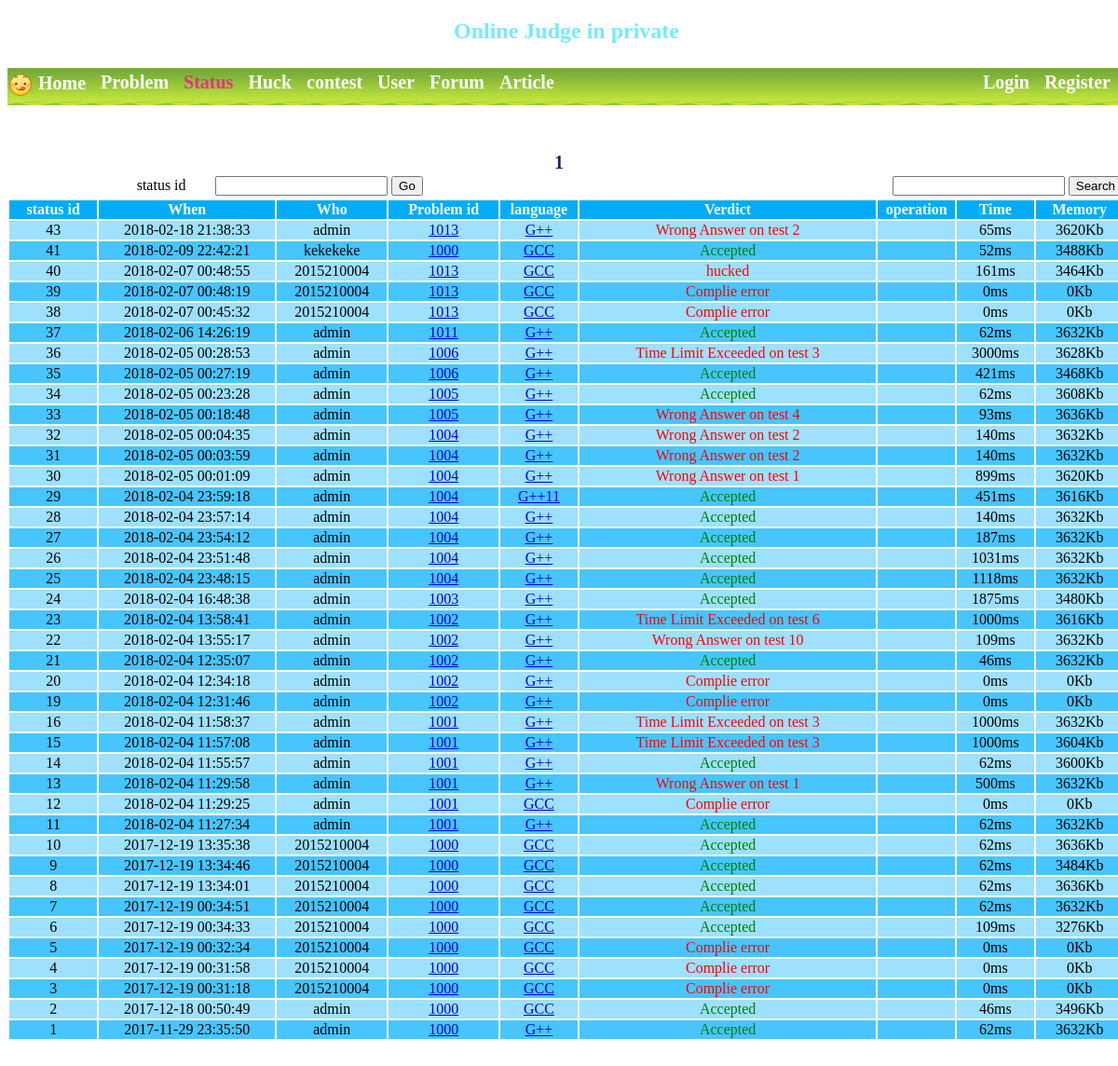
Before: /Html/Status.php with the older database file.
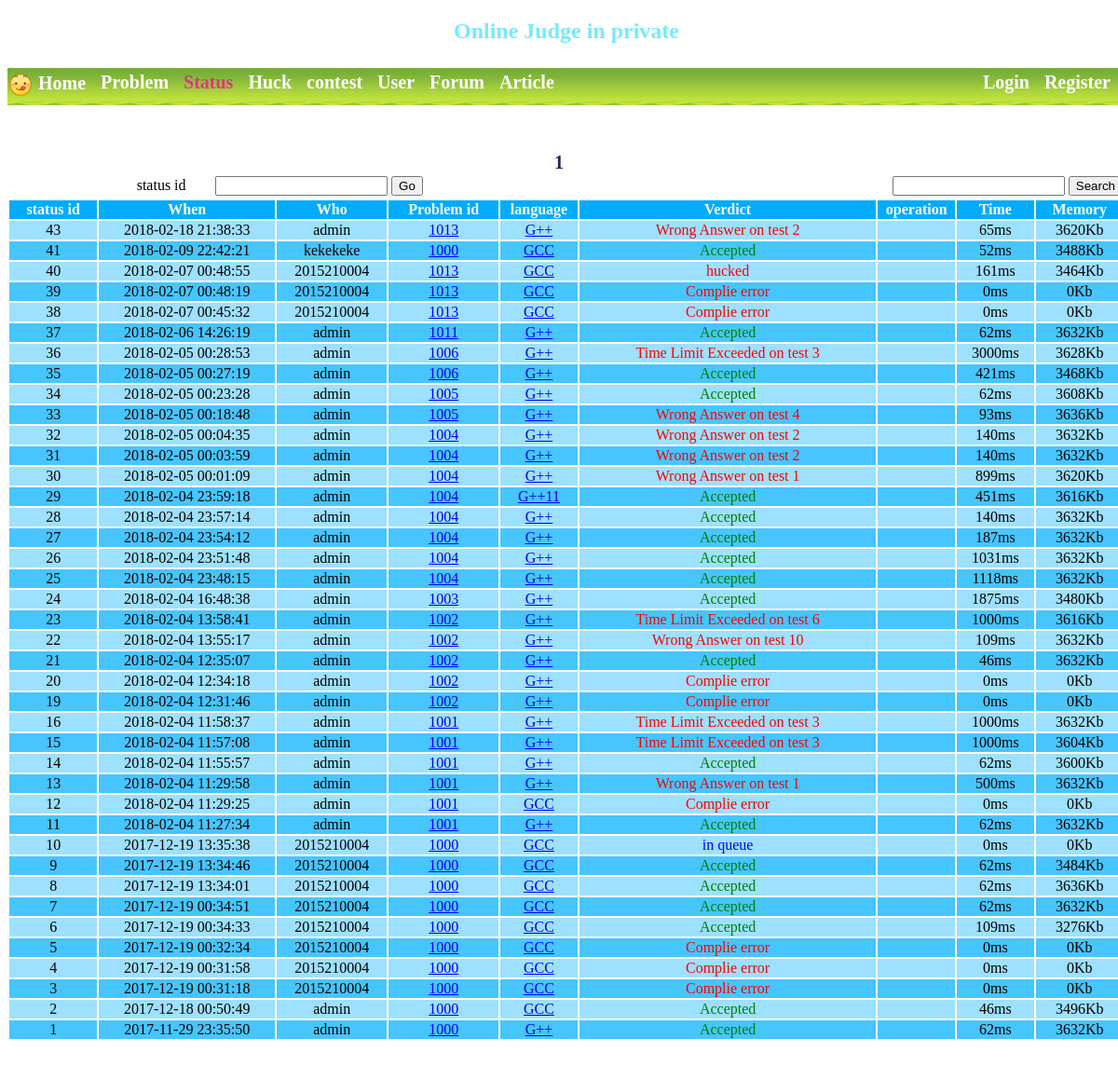
After: the same page with the newer database file.
### tables this page shows
CREATE TABLE IF NOT EXISTS `pro_submit` (
  `id` int(11) NOT NULL,
  `pro_id` int(11) NOT NULL,
  `language` int(11) NOT NULL,
  `result` int(11) NOT NULL,
  `u_time` int(11) NOT NULL,
  `u_memory` int(11) NOT NULL,
  `user_id` int(11) NOT NULL,
  `_date` datetime NOT NULL,
  `huck` int(11) NOT NULL,
  `code` varchar(20000) NOT NULL,
  `compile` varchar(900) NOT NULL,
  PRIMARY KEY (`id`),
  KEY `pro_id` (`pro_id`),
  KEY `result` (`result`),
  KEY `user_id` (`user_id`),
  KEY `language` (`language`)
);

CREATE TABLE IF NOT EXISTS `user_information` (
  `id` int(11) NOT NULL,
  `user_name` varchar(20) NOT NULL,
  `nike_name` varchar(20) NOT NULL,
  `password` varchar(100) NOT NULL,
  `authority` int(11) NOT NULL,
  `register_time` datetime NOT NULL,
  `last_loading_time` datetime NOT NULL,
  `cid_allow` int(11) NOT NULL,
  PRIMARY KEY (`id`),
  UNIQUE KEY `user_name` (`user_name`),
  KEY `cid_allow` (`cid_allow`),
  KEY `nike_name` (`nike_name`),
  KEY `user_name_2` (`user_name`)
);

### Php/Status.php (called while the page is built, shortened)
<?php
	function get_language($id){
		if ( $id == 1 ){
			return "GCC";
		}
		if ( $id == 2 ) {
			return "G++";
		}
		if ( $id == 3 ){
			return "G++11";
		}
		return "connect error";
	}
	function get_verdict($id){
		if ($id == 0) {
			return "in queue";
		}
		if ($id == 1) {
			return "Accepted";
		}
		if ($id == 8) {
			return "Complie error";
		}
		if ($id == -1) {
			return "hucked";
		}
		$p2 = "";
		if ($id >= 2000) {
			$t_id = $id % 1000;
			$p2 = " on test " . $t_id;
			$id = (int)($id / 1000);
		}
		$p1 = "";
		if ($id == 2) {
			$p1 = "Presentatior Error";
		}elseif ($id == 3) {
			$p1 = "Output Limit";
		}elseif ($id == 4) {
			$p1 = "Runtime Error";
		}elseif ($id == 5) {
			$p1 = "Memory Limit Exceeded";
		}elseif ($id == 6) {
			$p1 = "Time Limit Exceeded";
		}elseif ($id == 7) {
			$p1 = "Wrong Answer";
		}elseif ($id == 9) {
			$p1 = "runing";
		}
		return $p1. "" . $p2;
	}
	function get_id_name($conn,$u_id){
		$sql = "SELECT * FROM user_information WHERE id = '$u_id'";
		$result = mysqli_query($conn,$sql);
		while ($row = mysqli_fetch_array($result)) {
			return $row['user_name'];
		}
		return "connect error";
	}
	function get_status_number($conn){
		$sql = "SELECT COUNT(1) FROM pro_submit";
		$result = mysqli_query($conn,$sql);
		list($ans) = $result->fetch_row();
		return $ans;
	}
	function query_huck_allow($conn,$pid){
		$sql = "SELECT allow_huck FROM problem_information_4 WHERE pro_id = '$pid'";
		$result = mysqli_query($conn,$sql);
		while ($row = mysqli_fetch_array($result)) {
			return $row['allow_huck'] == 1;
		}
		return false;
	}
?>

### Html/Status.php (the view, shortened to what this page needs)
<?php
	include "../Php/Public_1.php";
	include '../Php/Status.php';
	function get_color_of_result($number){
		if ($number == 1) {
			echo "result_ACcolor";
		}else if ($number == 0 OR $number >= 9000) {
			echo "result_RUNcolor";
		}else{
			echo "result_ERcolor";
		}
	}
?>
<!DOCTYPE html>
<html>
<head>
	<link rel="stylesheet" type="text/css" href="../Css/Home.css">
	<link rel="stylesheet" type="text/css" href="../Css/public_1.css">
	<link rel="stylesheet" type="text/css" href="../Css/problem.css">
</head>
<body>
	<div id="package">
		<div id="head">
			<h2>
				<span class="_blue_1">Online Judge in private</span>
			</h2>
		</div>
		<div id="menu_backgound">
			<a href="index.php" class="menu_label_1 menu_a">
				<img id = "position_photo" src="../photo/display1.png">
				Home
			</a>
			<a href="problem.php" class="menu_label_1 menu_a">
				Problem
			</a>
			<a href="Status.php" class="menu_label_1 menu_a new_color_imp">
				Status
			</a>
			<a href="huck_display.php" class="menu_label_1 menu_a">
				Huck
			</a>
			<a href="Contest.php" class="menu_label_1 menu_a">
				contest
			</a>
			<a href="user.php" class="menu_label_1 menu_a">
				User
			</a>
			<a href="forum.php" class="menu_label_1 menu_a">
				Forum
			</a>
			<a href="article.php" class="menu_label_1 menu_a">
				Article
			</a>
					<?php
				if( $GLOBALS['loading_user_flag'] ){
					?>
						<a href="index.php?out=1" class="menu_label_1 menu_a float_imp_right">
							Sign out
						</a>
						<a href="mypage.php" class="menu_label_1 menu_a float_imp_right">
							<?php echo $GLOBALS['loading_username']; ?>
						</a>
					<?php
				}else{
					?>
						<a href="register.php" class="menu_label_1 menu_a float_imp_right">
							Register
						</a>
						<a href="loading.php" class="menu_label_1 menu_a float_imp_right">
							Login
						</a>
					<?php
				}
			?>
		</div>
	</div>
	<div id="problem_main_backgound">
		<?php
			$page_number = get_status_number($conn);
			$each_page_number = 100;
			$page_number_have = (int)(($page_number+$each_page_number-1)/$each_page_number);
			for ($i=1; $i <=$page_number_have ; $i++) {
				?>
					<a href="Status.php?page=<?php echo($i) ?>" class="page_a">
						<?php echo $i; ?>
					</a>
				<?php
			}
		?>
		<table width="1200px" align="center">
			<tbody>
				<tr>
					<td width="10%"> </td>
					<form>
						<td width="10%">status id</td>
						<td colspan="2" width="15%"><input type="text" name="ser_pro_id"></td>
						<td width="10%" align="left"><input type="submit" name="submit" value="Go"></td>
					</form>
					<td colspan="3" width="40%"> </td>
					<form>
						<td><input type="text" name="ser_pro_title"></td>
						<td><input type="submit" name="submit" value="Search"></td>
					</form>
				</tr>
			</tbody>
		</table>
		<table width="1200px" align="center">
			<tbody>
				<tr class="first_table">
					<td width="8%">status id</td>
					<td width="16%">When</td>
					<td width="10%">Who</td>
					<td width="10%">Problem id</td>
					<td width="7%">language</td>
					<td>Verdict</td>
					<td width="7%">operation</td>
					<td width="7%">Time</td>
					<td width="8%">Memory</td>
				</tr>
				<?php
					$page_now = 1;
					$begin_id = $page_number - $each_page_number * ($page_now - 1);
					$end_id = $begin_id - $each_page_number;
					if( $end_id < 0 ){
						$end_id = 0;
					}
					$sql = "SELECT * FROM pro_submit order by id desc LIMIT $end_id,$begin_id ";
					$result = mysqli_query($conn,$sql);
					$here_row = 0;
					while ($row = mysqli_fetch_array($result)) {
						$here_row++;
						?>
							<tr class="<?php if($here_row%2==0){echo('odd_table');}else{echo('even_table');} ?>">
								<td><?php echo $row['id']; ?></td>
								<td><?php echo $row['_date']; ?></td>
								<td><?php echo get_id_name($conn,$row['user_id']); ?></td>
								<td><a href="problemdisplay.php?pid=<?php echo($row['pro_id']) ?>"><?php echo $row['pro_id']; ?></a></td>
								<td><a href="Status_display.php?pid=<?php echo($row['id']) ?>"><?php echo get_language($row['language']); ?></a></td>
								<td class="<?php get_color_of_result($row['result']) ?>">
									<?php
										echo get_verdict($row['result']);
											?>
								</td>
								<td>
									<?php
										if ( $row['result'] == 1 && query_huck_allow($conn,$row['pro_id']) ) {
											?>
												<a href="huck.php?sid=<?php echo($row['id']) ?>&pid=<?php echo $row['pro_id'] ?>">huck it</a>
											<?php
										}
									?>
								</td>
								<td><?php echo $row['u_time'] . "ms"; ?></td>
								<td><?php echo $row['u_memory'] . "Kb"; ?></td>
							</tr>
						<?php
					}
				?>
			</tbody>
		</table>
	</div>
</body>
</html>

### Css/Home.css (style rules this page uses)
body { background:url(../photo/Home.jpg); background-position: center top; background-size: 100% 100%; background-repeat: no-repeat; background-attachment: fixed; text-align: center; }

### Css/public_1.css (style rules this page uses)
#package { position: relative; width: 1200px; margin: 0 auto; }
#head { height: 53px; text-align: center; }
#menu_backgound { background: url(../photo/menu_1.jpg) repeat scroll; background-size: 40px 40px; font-weight: bold; height: 40px; text-align: left; width: 100%; z-index: 2; }
#position_photo { position: static; vertical-align: middle; }
.new_color_imp { color: #ff0097b8!important; }
._blue_1 { color: #76eafd; }
.menu_label_1 { float: left; padding-top: .25rem; padding-bottom: .25rem; margin-right: 1rem; font-size: 1.25rem; line-height: inherit; }
.menu_a { text-decoration: none; color: #fff; }
.float_imp_right { float: right!important; }
img { height: auto; border: 0; vertical-align: middle; }

### Css/problem.css (style rules this page uses)
#problem_main_backgound { background-color: rgba(255,255,255,0.5); width: 1200px; margin: 50px auto; }
.page_a { text-decoration: none; color: #25215d; font-size: 1.25rem; margin-right: 1rem; line-height: inherit; font-weight: bold; }
.first_table { background-color: #03acf9; font-size: 1rem; font-weight: bold; color: white; }
.odd_table { background-color: #47c5ff; font-size: 1rem; }
.even_table { background-color: #9de0ff; font-size: 1rem; }
.result_ACcolor { color:green; }
.result_RUNcolor { color: blue; }
.result_ERcolor { color: red; }

Changed rows visible on the page:
changed pro_submit id 10: result "Accepted" → "in queue"; u_time "62" → "0"; u_memory "3636" → "0"
